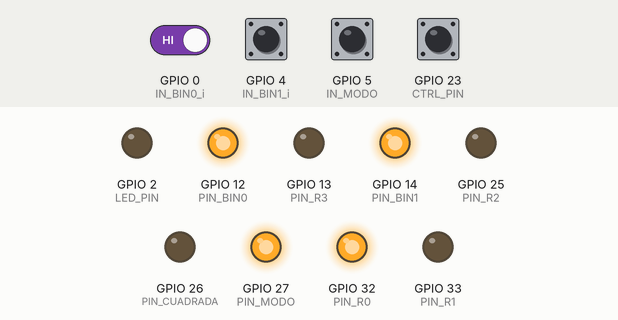
Bench run of a sketch on a simulated ESP32. Shown: output pins drawn as LEDs (lit = HIGH). Inputs (shaded band) come from the test bench; at power-on: GPIO 0 (IN_BIN0_i), GPIO 4 (IN_BIN1_i), GPIO 5 (IN_MODO), GPIO 23 (CTRL_PIN) HIGH. What the sketch prints to the serial monitor is not drawn.

Above: at 1.2 s.
1.3 s: GPIO 23 (CTRL_PIN) pulled LOW for 0.15 s
At 1.37 s:
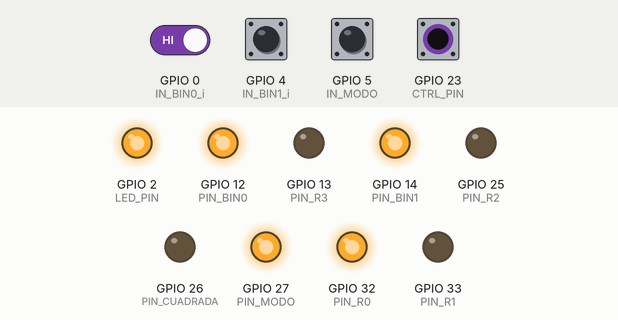
2.9 s: GPIO 23 (CTRL_PIN) pulled LOW for 1 s
At 5.1 s:
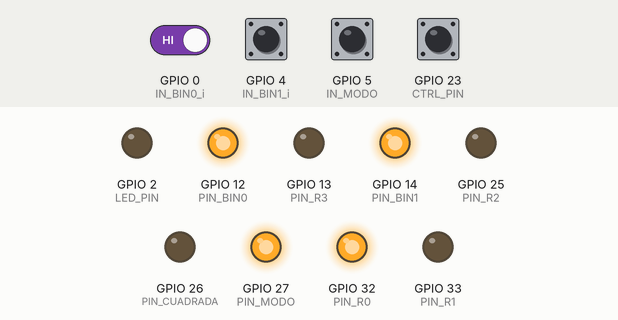
5.4 s: GPIO 0 (IN_BIN0_i) driven LOW and GPIO 23 (CTRL_PIN) driven LOW
At 6.3 s:
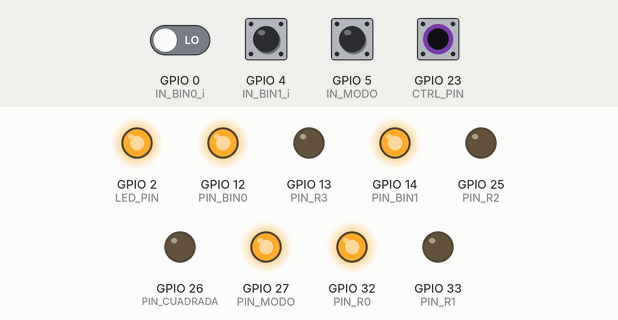
Timing chart, 0 to 8.4 s (numbered marks = the images above; inputs shaded):
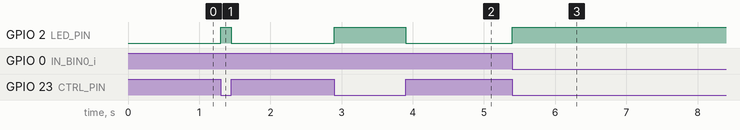

The sketch:

arduino_serial_client.ino
```cpp
#include <HardwareSerial.h>
#include <Arduino.h>

// ---------- Pines de entrada/salida -----------------------------
const int LED_PIN      = 2;    // LED interno de la placa
const int CTRL_PIN     = 23;   // 1 = plugin controla, 0 = llaves

const int PIN_MODO     = 27;   // Salida para modo: HIGH = AC, LOW = DC

const int PIN_R0       = 32;   // Salidas AC
const int PIN_R1       = 33;
const int PIN_R2       = 25;
const int PIN_R3       = 13;

const int PIN_BIN0     = 12;   // Salidas DC (bits invertidos)
const int PIN_BIN1     = 14;

const int IN_MODO      = 5;
const int IN_BIN0_i    = 0;
const int IN_BIN1_i    = 4;

const int PIN_CUADRADA = 26;
const int PWM_CHANNEL  = 4;
const int PWM_FREQ     = 1000;
const int PWM_RES      = 12;
const int PWM_DUTY     = 2048;

bool lastControlState = true;
uint8_t lastModo      = 255;
uint8_t lastRango     = 255;

bool modoCalibracion = false;

// ---------- Protocolo serial ------------------------------------
enum ParseState {
  waitingForStartByte1,
  waitingForStartByte2,
  waitingForCommand,
  waitingForCommandDataSize,
  waitingForCommandData
};
ParseState parseState = waitingForStartByte1;

const uint8_t kStartByte1 = '*';
const uint8_t kStartByte2 = '~';

enum Command {
  none,
  lightColor,
  setMode,
  setRange,
  syncKnobs,
  controlModeStatus,
  calibrationMode,
  endOfList
};

const int kMaxPayloadSize      = 100;
const int kMaxCommandDataBytes = 4;

uint8_t gSerialDataBuffer[kMaxPayloadSize];
uint8_t gCommandData[kMaxCommandDataBytes];
uint8_t gCommand          = Command::none;
uint8_t gCommandDataSize  = 0;
uint8_t gCommandDataCount = 0;

// ---------- Helpers de activación ------------------------------
void activarModo(uint8_t m) {
  digitalWrite(PIN_MODO, m == 0 ? HIGH : LOW);
}

void activarRango(uint8_t idx) {
  digitalWrite(PIN_R0, LOW);
  digitalWrite(PIN_R1, LOW);
  digitalWrite(PIN_R2, LOW);
  digitalWrite(PIN_R3, LOW);
  digitalWrite(PIN_BIN0, LOW);
  digitalWrite(PIN_BIN1, LOW);

  switch (idx) {
    case 0: digitalWrite(PIN_R0, HIGH); break;
    case 1: digitalWrite(PIN_R1, HIGH); break;
    case 2: digitalWrite(PIN_R2, HIGH); break;
    case 3: digitalWrite(PIN_R3, HIGH); break;
  }

  uint8_t inv = 3 - idx;
  digitalWrite(PIN_BIN1, (inv & 0b10) >> 1);
  digitalWrite(PIN_BIN0, (inv & 0b01));
}

// ---------- Envío de comandos al plugin -------------------------
void sendCommand(uint8_t cmd, const uint8_t* data, uint8_t size) {
  Serial.write(kStartByte1);
  Serial.write(kStartByte2);
  Serial.write(cmd);
  Serial.write(size);
  Serial.write(data, size);
}

void sendControlMode(bool pluginControls) {
  uint8_t payload = pluginControls ? 1 : 0;
  sendCommand(controlModeStatus, &payload, 1);
}

void sendSyncKnobs(uint8_t modo, uint8_t rango) {
  uint8_t payload[2] = { modo, rango };
  sendCommand(syncKnobs, payload, 2);
}

// ---------- Recepción de comandos del plugin --------------------
void handleSetMode(uint8_t* d, int sz) {
  if (sz == 1 && d[0] <= 1)
    activarModo(d[0]);
}

void handleSetRange(uint8_t* d, int sz) {
  if (sz == 1 && d[0] <= 3)
    activarRango(d[0]);
}

void processCommand(uint8_t c, uint8_t* d, int sz) {
  switch (c) {
    case setMode:  handleSetMode(d, sz); break;
    case setRange: handleSetRange(d, sz); break;
    case calibrationMode:
      if (sz == 1) {
        modoCalibracion = (d[0] == 1);
        ledcWrite(PWM_CHANNEL, modoCalibracion ? PWM_DUTY : 0);
      }
      break;
    default: break;
  }
}

void parseInputData(const uint8_t* data, int dataSize) {
  auto resetParser = [] {
    gCommand = Command::none;
    gCommandDataSize = 0;
    gCommandDataCount = 0;
    parseState = waitingForStartByte1;
  };

  for (int i = 0; i < dataSize; ++i) {
    uint8_t b = data[i];
    switch (parseState) {
      case waitingForStartByte1:
        if (b == kStartByte1) parseState = waitingForStartByte2;
        break;
      case waitingForStartByte2:
        if (b == kStartByte2) parseState = waitingForCommand;
        else resetParser();
        break;
      case waitingForCommand:
        if (b < endOfList) {
          gCommand = b;
          parseState = waitingForCommandDataSize;
        } else resetParser();
        break;
      case waitingForCommandDataSize:
        if (b <= kMaxCommandDataBytes) {
          gCommandDataSize = b;
          gCommandDataCount = 0;
          parseState = waitingForCommandData;
        } else resetParser();
        break;
      case waitingForCommandData:
        gCommandData[gCommandDataCount++] = b;
        if (gCommandDataCount == gCommandDataSize) {
          processCommand(gCommand, gCommandData, gCommandDataSize);
          resetParser();
        }
        break;
      default: resetParser(); break;
    }
  }
}

// ---------- Lectura de llaves analógicas -----------------------
uint8_t leerModo() {
  return digitalRead(IN_MODO) ? 0 : 1;
}

uint8_t leerRango() {
  uint8_t inv = (digitalRead(IN_BIN1_i) << 1) | digitalRead(IN_BIN0_i);
  return 3 - inv;
}

// ---------- Setup / Loop ----------------------------------------
void setup() {
  Serial.begin(115200);

  pinMode(LED_PIN, OUTPUT);
  pinMode(CTRL_PIN, INPUT_PULLUP);

  pinMode(PIN_MODO, OUTPUT);
  pinMode(PIN_R0, OUTPUT);
  pinMode(PIN_R1, OUTPUT);
  pinMode(PIN_R2, OUTPUT);
  pinMode(PIN_R3, OUTPUT);
  pinMode(PIN_BIN0, OUTPUT);
  pinMode(PIN_BIN1, OUTPUT);

  pinMode(IN_MODO, INPUT_PULLUP);
  pinMode(IN_BIN0_i, INPUT_PULLUP);
  pinMode(IN_BIN1_i, INPUT_PULLUP);

  pinMode(PIN_CUADRADA, OUTPUT);
  ledcSetup(PWM_CHANNEL, PWM_FREQ, PWM_RES);
  ledcAttachPin(PIN_CUADRADA, PWM_CHANNEL);
  ledcWrite(PWM_CHANNEL, 0);

  digitalWrite(LED_PIN, LOW);
  activarModo(0);
  activarRango(0);

  Serial.println("ESP32 listo.");
}

void loop() {
  bool pluginControls = digitalRead(CTRL_PIN);
  if (pluginControls != lastControlState) {
      lastControlState = pluginControls;
      digitalWrite(LED_PIN, pluginControls ? LOW : HIGH);
      sendControlMode(pluginControls);

      if (!pluginControls) {  // Si acaba de cambiar a modo llaves
          uint8_t modoActual = leerModo();
          uint8_t rangoActual = leerRango();
          sendSyncKnobs(modoActual, rangoActual);
      }
  }

  if (!modoCalibracion && !pluginControls) {
    uint8_t modoActual = leerModo();
    uint8_t rangoActual = leerRango();
    if (modoActual != lastModo || rangoActual != lastRango) {
      lastModo = modoActual;
      lastRango = rangoActual;
      sendSyncKnobs(modoActual, rangoActual);
    }
  }

  if (Serial.available() > 0) {
    int n = min(Serial.available(), kMaxPayloadSize);
    Serial.readBytes(gSerialDataBuffer, n);
    parseInputData(gSerialDataBuffer, n);
  }
}
```

Measured:
- after the input at 1.3 s, GPIO 2 (LED_PIN): LOW → HIGH at once, → LOW 0.15 s later
- after the input at 2.9 s, GPIO 2 (LED_PIN): LOW → HIGH at once, → LOW 1.0 s later
- after the input at 5.4 s, GPIO 2 (LED_PIN): LOW → HIGH at once
